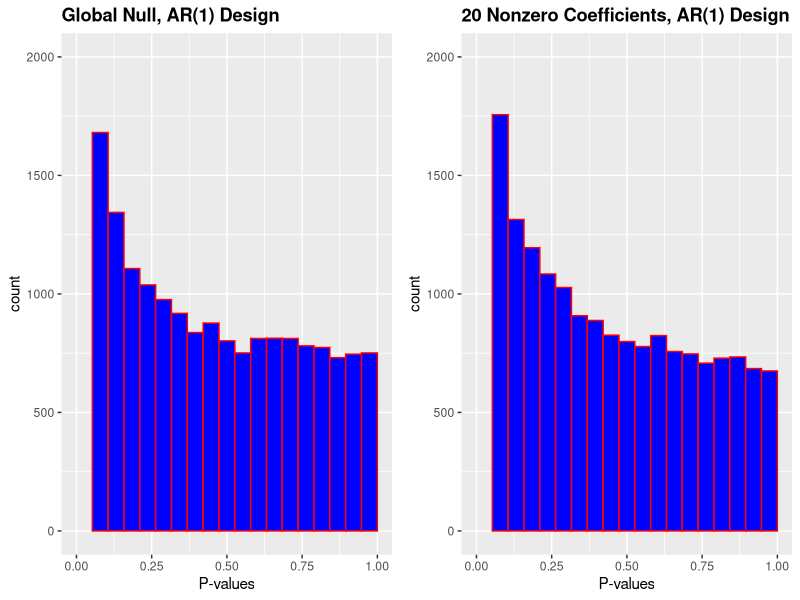

The R script that drew this image: (Note: a time limit stopped this script after it produced the figure.)
## ---- chunk 1
knitr::opts_chunk$set(
  echo = TRUE,
  warning = FALSE, 
  message = FALSE, 
  fig.width = 5, 
  fig.height = 4, 
  out.width = "50%", 
  fig.align = "center"
)
## ---- chunk 2
library(tibble)

set.seed(101)

n <- 500
p <- 200
n_sim <- 100

# Generate X as a single AR(1) time-series of size p
generate_AR1 <- function(n, p) {
  X <- replicate(p, arima.sim(n=n, list(0.5)))
  return(X)
}

# Function to generate responses for a given X
generate_responses <- function(n, p, prob = NULL) {
  X <- generate_AR1(n=n, p=p)
  if (is.null(prob)) {
    prob <- plogis(0.08 * sum(X[2:22]))  # TODO: this should be different for each y!!
  }
  Y <- rbinom(n, 1, prob)
  
  fit <- glm(Y ~ X, family = binomial(link="logit"))
  
  p_values <- summary(fit)$coef[, "Pr(>|z|)"][-1]
  return(p_values)
}

# Combine the lists into a single tibble
df_plot <- tibble(
  p_values_1 = c(replicate(n_sim, generate_responses(n=n, p=p, prob=0.5))),
  p_values_2 = c(replicate(n_sim, generate_responses(n=n, p=p)))
)
## ---- chunk 3
library(ggplot2)
library(cowplot)

# Create histograms for each set of p-values
histogram_1 <- ggplot(df_plot, aes(x=p_values_1)) + 
  geom_histogram(color="red", fill="blue", bins=20, boundary=0) +
  labs(x="P-values", y="count", title="Global Null, AR(1) Design") +
  theme(plot.title=element_text(hjust=0, face="bold")) +
  scale_x_continuous(limits=c(0, 1)) +
  scale_y_continuous(limits=c(0, 2000))

histogram_2 <- ggplot(df_plot, aes(x=p_values_2)) + 
  geom_histogram(color="red", fill="blue", bins=20, boundary=0) +
  labs(x="P-values", y="count", title="20 Nonzero Coefficients, AR(1) Design") +
  theme(plot.title=element_text(hjust=0, face="bold")) +
  scale_x_continuous(limits=c(0, 1)) +
  scale_y_continuous(limits=c(0, 2000))

# Arrange the plots side by side
combined_plots <- plot_grid(histogram_1, histogram_2, nrow=1, ncol=2, shareY=TRUE)

# Display the combined plots
print(combined_plots)
## ---- chunk 4
# draw a new sample from the conditional distribution of Xj | X-j using a random number generator
# Not sure if this is the correct way to sample
simulate_Xj_given_Xj <- function(X, j) {
  Xj <- X[, j] 
  X_minus_j <- X[, -j, drop = FALSE]
  
  # Fit a model to predict Xj from the rest of the data
  model <- glm(Xj ~ X_minus_j - 1, family = "gaussian") 
  predicted_Xj <- predict(model, newdata = list(X_minus_j = X_minus_j))
  
  residuals_sd <- sd(resid(model))
  # Generate new samples for Xj with added randomness
  new_Xj_samples <- predicted_Xj + rnorm(length(predicted_Xj), mean = 0, sd = residuals_sd)
  
  return(new_Xj_samples)
}



# Feature importance statistic function to test whether Xj and Y are conditionally independent.
compute_Tj <- function(X, y) {
  fit <- glm(y ~ X, family = binomial(link="logit"))
  coef <- coef(fit)
  return(abs(coef))
}




# Conditional Randomization Test for a specific j
conditional_randomization_test <- function(X, y, j, K = 200) {
  original_Tj <- compute_Tj(X, y)[j]
  greater_count <- 0
  
  for (k in 1:K) {
    # Create a new data matrix by simulating the jth column and keeping the remaining columns the same
    X_simulated <- X
    X_simulated[, j] <- simulate_Xj_given_Xj(X, j)
    
    # Compute Tj for the simulated data
    simulated_Tj <- compute_Tj(X_simulated, y)[j]
    
    # Increment count if simulated Tj is greater than or equal to the original Tj
    if (simulated_Tj >= original_Tj) {
      greater_count <- greater_count + 1
    }
  }
  
  # Calculate p-value
  p_value <- (1 + greater_count) / (K + 1)
  return(p_value)
}

# Conditional Randomization Test for entire matrix X
conditional_randomization_test_all <- function(X, y, K = 200) {
  p_values <- numeric(ncol(X))

  for (j in 1:ncol(X)) {
    p_values[j] <- conditional_randomization_test(X, y, j, K)
  }
  
  return(p_values)
}

X <- generate_AR1(n=n, p=p)
Y <- rbinom(n, 1, 0.5)
p_values <- conditional_randomization_test_all(X, Y)
print(p_values)
